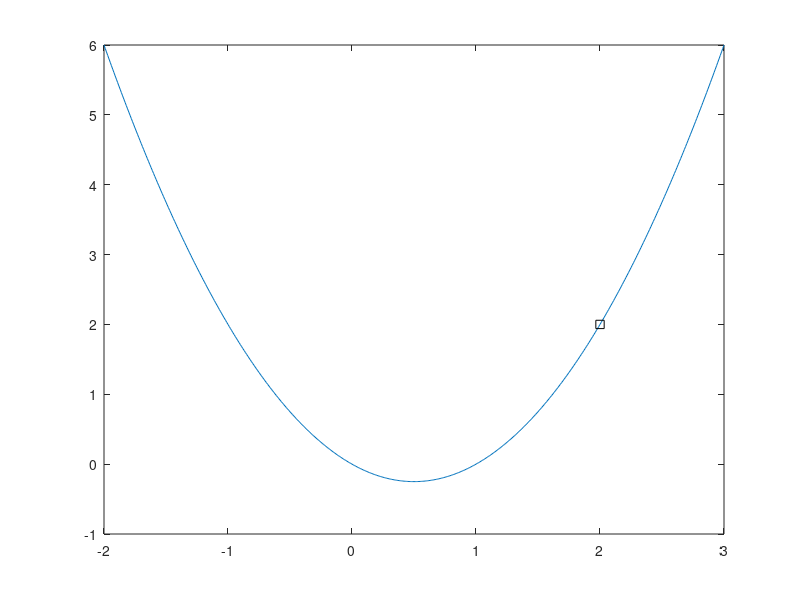

Write MATLAB code to recreate this figure. (Note: this script raises an error after producing the figure.)
%Script to run the line search on the simple test platform
%Copyright (c) 2015 Isaiah Bell
%All rights reserved
clear
clc
close all;
fig1 = figure;
figure(fig1);
%setup test function
simple = @(x) (x.^2-x);
%prepare plotting the function
test_x = [-2:0.01:3];
simple_y = simple(test_x);
plot(test_x,simple_y)
hold on
%create an objective function handle to pass around
%this returns [f, f'] of the simple function above
objective = @(x)(deal((x^2-x),(2*x-1))) 
%configure the linesearch parameters here
x_prev = 2;
mu_1 = 1e-4;
mu_2 = 0.9;
alpha_init = .9;
%alpha_init = input('Enter inital step length: ');
alpha_max = 3;
plot(x_prev,simple(x_prev),'ks');
hold on
%%%%%%%%%%%%%%%%%% LINESEARCH BEGIN %%%%%%%%%%%%%%%%%%%%%%%%%%%%%%%%%%%%%%%%%%
[f_init,g_init] = objective(x_prev);
%store each run of function for plotting convergence
g_metric = [];
x_metric = [x_prev];
%do a bad thing and have infinite while loop to simulate do while
while true
	%compute the descent direction of the objective function
	%in this case we directly evaluate the gradient and then normalize
	[f_this,g_this] = objective(x_prev);
	p = -g_this./norm(g_this);
	step = mdoLineSearch(objective, p, x_prev, mu_1, mu_2, alpha_init, alpha_max);
	%jump to this point
	x_curr = x_prev + p*step;
	x_metric(end+1) = x_curr;
	%these two never change
	hold on
	plot(x_curr,simple(x_curr),'rd');
	hold on
	%test if the gradient has been reduced enough to quit
	[f_curr, g_curr] = objective(x_curr);
	if (norm(g_curr) < norm(g_init)*1e-6)
		g_metric(end+1) = (norm(g_curr)/norm(g_init));
		break;
	else
		g_metric(end+1) = (norm(g_curr)/norm(g_init));
	end
	x_prev = x_curr;
end
%calculate the difference from actual point
x_metric = abs(x_metric - 0.5);

%%%%%%%%%%%%%%%%%% GOLDEN SECTION BEGIN %%%%%%%%%%%%%%%%%%%%%%%%%%%%%%%%%%%%%%%%%%
fig_gold1 = figure;
figure(fig_gold1);
a = -2;
b = 4;
epsilon = 1e-7;
[left,right,cost_data] = mdoGoldenSection(objective,a,b,epsilon);
tolerance = (b-a)*1e-3; %visable convergence intervals
x_vals = [a-.5:0.01:b+.5];
y_vals = simple(x_vals);
plot(x_vals,y_vals)
legend('f(x)')
xlabel('x')
bat2 = ylabel('f(x)','Rotation',0);
set(bat2,'Units','Normalized','Position',[-0.07 0.5 0]);
%figure out the relative error metric
gold_metric = abs(cost_data(:,1) - cost_data(:,3));
mdoPlotGoldenSectionData(cost_data, fig_gold1, tolerance, 0.5) % using specialized plotting function
%plotting the function values


%compare the results from the line search
figure(fig1);
legend_1 = legend('f(x)','x_0','x_k');
xlabel('x')
bat1 = ylabel('f(x)','Rotation',0);
set(bat1,'Units','Normalized','Position',[-0.07 0.5 0]);


fig_metric = figure;
figure(fig_metric);
semilogy(2:length(g_metric)+1, g_metric,'kd:')
hold on
semilogy(1:length(x_metric), x_metric, 'ko-.')
hold on
semilogy(1:length(gold_metric), gold_metric, 'rd--')
hold on
%title('Line search and golden section search')
xlabel('Iterations k')
legend('|g_k|/|g_0|','|x_k - x.|', '\delta_k');
%%%%%%%%%%%%%%%%%%%%%%%%%%%%%%%%%%%%%%%%%%%%%%%%%%%%%%%%%%%%%%%%%%%%%%%%%
%							QUESTION 2 									%
%%%%%%%%%%%%%%%%%%%%%%%%%%%%%%%%%%%%%%%%%%%%%%%%%%%%%%%%%%%%%%%%%%%%%%%%%
%%create the drag equation
rho = 1.23;	%density of air kg/m^3
mu = 17.8 * 1e-6; % viscosity of air kg/(m sec)
Velocity = 35; %airspeed m/sec
S = 11.8; %planform area m^2
S_wet = 2.05*S; % wing wetted area m^2
k = 1.2; %form factor
C_l = 0.3; %lift coefficient
e = 0.96; %Oswald efficiency factor
cons_1 = k*(S_wet/S)*0.074;
cons_1 = cons_1 * (rho*Velocity*sqrt(S)/mu)^-0.2;
cons_2 = C_l^2/(pi*e);
Cd = @(A) (cons_1*(A^0.1)+ cons_2/A);
Cd_prime = @(A) (cons_1*A^-0.9/10 - cons_2/A^2);
%%Below is equivalent expression using lambdas 
%Reynolds = @(l_char) (rho*Velocity*l_char/mu);
%c = @(A)(sqrt(S/A));
%C_f = @(A) (0.074*(Reynolds(c(A))^-0.2));
%C_d = @(A) (k*C_f(A)*S_wet/S + C_l^2/(pi*A*e));

Aspect_ratios = [1:0.001:50];
drag_co = zeros(length(Aspect_ratios),1);
for index = 1:length(Aspect_ratios)
	drag_co(index) = Cd(Aspect_ratios(index));
end
%get one figure for golden section
fig_gold2 = figure;
figure(fig_gold2)
plot(Aspect_ratios,drag_co,'b')
xlabel('Aspect Ratio');
foo1 = ylabel('C_d','Rotation',0);
set(foo1,'Units','Normalized','Position',[-0.1 0.55 0]);
%get another figure for line search
fig_line2 = figure;
figure(fig_line2);
plot(Aspect_ratios,drag_co,'b')
xlabel('Aspect Ratio');
foo2 = ylabel('C_d','Rotation',0);
set(foo2,'Units','Normalized','Position',[-0.1 0.55 0]);
%%%%%%%%%%%%%%%%%% LINESEARCH BEGIN %%%%%%%%%%%%%%%%%%%%%%%%%%%%%%%%%%%%%%%%%%
this_obj = @(A) (deal(Cd(A),Cd_prime(A)));
x_prev = 4;
mu_1 = 1e-4;
mu_2 = 0.9;
alpha_init = 3;
%alpha_init = input('Enter inital step length: ');
alpha_max = 3;
hold on
plot(x_prev,Cd(x_prev),'ks');
hold on
[f_init,g_init] = this_obj(x_prev);
%store each run of function for plotting convergence
sec_g_metric = [];
x_metric = [x_prev];
counter = 1;
%do a bad thing and have while loop to simulate do while
while counter < 100
	%compute the descent direction of the objective function
	%in this case we directly evaluate the gradient and then normalize
	[f_this,g_this] = this_obj(x_prev);
	p = -g_this./norm(g_this);
	step = mdoLineSearch(this_obj, p, x_prev, mu_1, mu_2, alpha_init, alpha_max);
	%jump to this point
	x_curr = x_prev + p*step;
	x_metric(end+1) = x_curr;
	%these two never change
	hold on
	plot(x_curr,Cd(x_curr),'rd');
	hold on
	%test if the gradient has been reduced enough to quit
	[f_curr, g_curr] = this_obj(x_curr);
	%exit condition is hidden just below
	if (norm(g_curr) < norm(g_init)*1e-6)
		sec_g_metric(end+1) = (norm(g_curr)/norm(g_init));
		break;
	else
		sec_g_metric(end+1) = (norm(g_curr)/norm(g_init));
	end
	x_prev = x_curr;
	counter = counter + 1;
end
%calculate the difference from actual point
x_metric = abs(x_metric - 28.39424799779898);
%%%%%%%%%%%%%%%%%% GOLDEN SECTION BEGIN %%%%%%%%%%%%%%%%%%%%%%%%%%%%%%%%%%%%%%%%%%
a = 3;
b = 50;
epsilon = 1e-7;
[left,right,sec_cost_data] = mdoGoldenSection(this_obj,a,b,epsilon);
tolerance = (b-a)*1e-6; %visable convergence intervals
%figure out the relative error metric
gold_metric = abs(sec_cost_data(:,1) - sec_cost_data(:,3));
mdoPlotGoldenSectionData(sec_cost_data, fig_gold2, tolerance, 0.001) % using specialized plotting function
%plotting the function values
x_vals = [a-.5:0.01:b+.5];
y_vals = zeros(length(x_vals),1);
for index = 1:length(x_vals)
	y_vals(index) = Cd(x_vals(index));
end
plot(x_vals,y_vals)

%compare the results from the line search
r_fig_metric = figure;
figure(r_fig_metric);
semilogy(2:length(sec_g_metric)+1, sec_g_metric,'gd:')
hold on

semilogy(1:length(x_metric), x_metric, 'ko-.')
hold on
semilogy(1:length(gold_metric), gold_metric, 'rd--')
hold on

%title('Convergence Metric')
xlabel('Iterations k')
legend('|g_k|/|g_0|','|x_k - x.|', '\delta_k');

%clean up the rest of the titles and figures
figure(fig_line2);
legend('C_d(A)','x_0','x_k')

figure(fig_gold2)
legend('C_d(A)')
